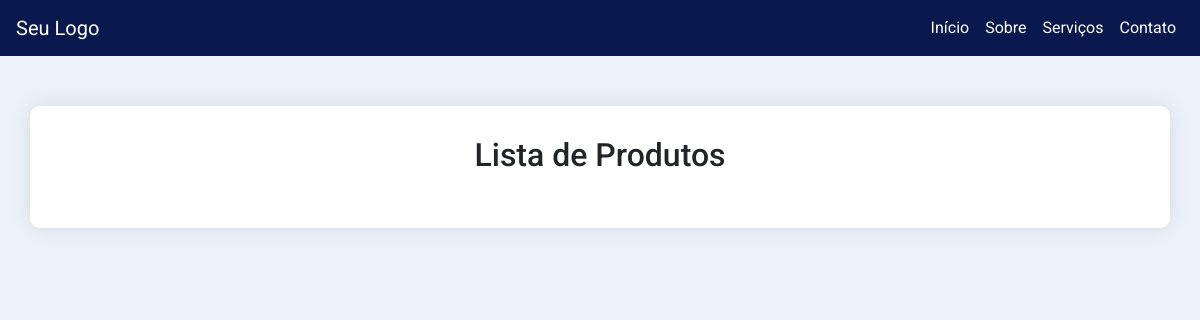
The page /produto/listar on the database as committed earlier.
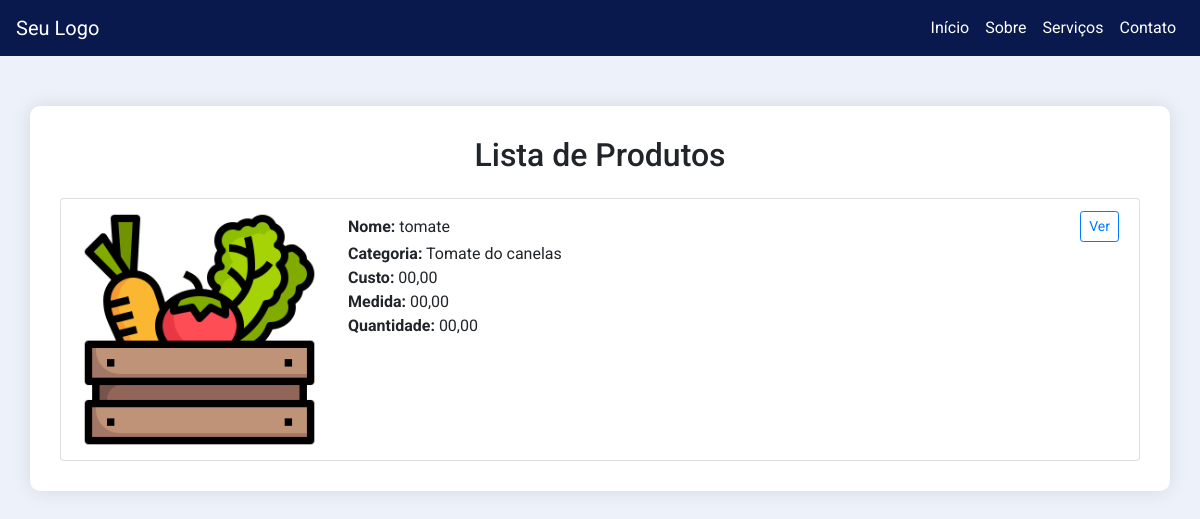
The same page on the database as committed later.
### model.py (models this page shows)
class Product(SQLModel, table=True):
	id: Optional[int] = Field(default=None, primary_key=True)
	name: str
	description: str

### product.py (the view)
@product.route('/listar', methods = ['GET','POST'])
def list():
    data = model.get_person()
    if data==[]:
        model.add_person()
    data = model.get_list_filter_product()
    return render_template('product/list.html' , data=data )

### model.py (called while the page is built)
def get_list_filter_product():
	with Session(engine) as session:
		query = select(Product)
		data = session.exec(query).all()
		return data

def get_person():
	with Session(engine) as session:
		query = select(Person)
		data = session.exec(query).all()
		return data

### templates/product/list.html
{% extends 'base.html' %}
{% block content %}
<div class="container">
  <h2 class="text-center mb-4">Lista de Produtos</h2>
  <ul class="list-group">
    {% for product in data %}
    <li class="list-group-item">
      <div class="row">
        <div class="col-md-3 col-3">
          <img src="{{url_for('static', filename='img/icone2.png')}} " alt="{{ product.name }}" class="img-fluid">
        </div>
        <div class="col-md-9 col-9">
          <div class="d-flex justify-content-between align-items-center">
            <div>
              <strong>Nome:</strong> {{ product.name }}
            </div>
            <a href="{{url_for('product.view', id=product.id )}}" class="btn btn-outline-primary btn-sm">Ver</a>
          </div>
          <strong>Categoria:</strong> {{ product.description }}<br>
          <strong>Custo:</strong> 00,00 <br>
          <strong>Medida:</strong> 00,00 <br>
          <strong>Quantidade:</strong> 00,00<br>
        </div>
      </div>
    </li>
    {% endfor %}
  </ul>
</div>
{% endblock %}

### templates/base.html (shortened to what this page needs)
<!DOCTYPE html>
<html lang="en">
<head>
  <link rel="stylesheet" href="https://stackpath.bootstrapcdn.com/bootstrap/4.5.2/css/bootstrap.min.css">
</head>
<body>
  <nav class="navbar navbar-expand-lg navbar-dark">
    <a class="navbar-brand" href="#">Seu Logo</a>
    <div class="collapse navbar-collapse" id="navbarNav">
      <ul class="navbar-nav ml-auto">
        <li class="nav-item active">
          <a class="nav-link" href="#">Início <span class="sr-only">(current)</span></a>
        </li>
        <li class="nav-item">
          <a class="nav-link" href="#">Sobre</a>
        </li>
        <li class="nav-item">
          <a class="nav-link" href="#">Serviços</a>
        </li>
        <li class="nav-item">
          <a class="nav-link" href="#">Contato</a>
        </li>
      </ul>
    </div>
  </nav>
    {% block content %}{% endblock %}
</body>
</html>

### templates/base.html (style rules this page uses)
body { font-family: 'Roboto', sans-serif; background-color: #edf2fa; }
.container { background-color: #fff; border-radius: 10px; box-shadow: 0px 0px 20px 0px rgba(0, 0, 0, 0.1); padding: 30px; margin-top: 50px; }
.navbar { background-color: #09184d !important; }
.navbar-dark .navbar-nav .nav-link { color: #fff !important; }
.navbar-dark .navbar-brand { color: #fff !important; }

Rows that differ between the two databases and show on the page:
added Product: name "tomate", description "Tomate do canelas"
